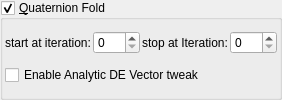
    <widget class="MyGroupBox" name="groupCheck_transf_function_enabled_false">
     <property name="title">
      <string>&amp;Quaternion Fold</string>
     </property>
     <property name="checkable">
      <bool>true</bool>
     </property>
     <layout class="QVBoxLayout" name="verticalLayout_10" stretch="0,0">
      <property name="spacing">
       <number>2</number>
      </property>
      <property name="leftMargin">
       <number>2</number>
      </property>
      <property name="topMargin">
       <number>2</number>
      </property>
      <property name="rightMargin">
       <number>2</number>
      </property>
      <property name="bottomMargin">
       <number>2</number>
      </property>
      <item>
       <layout class="QGridLayout" name="gridLayout_2">
        <property name="spacing">
         <number>2</number>
        </property>
        <item row="0" column="1">
         <widget class="MySpinBox" name="spinboxInt_transf_start_iterations_A">
          <property name="sizePolicy">
           <sizepolicy hsizetype="Minimum" vsizetype="Maximum">
            <horstretch>0</horstretch>
            <verstretch>0</verstretch>
           </sizepolicy>
          </property>
          <property name="minimum">
           <number>0</number>
          </property>
          <property name="maximum">
           <number>999</number>
          </property>
          <property name="value">
           <number>0</number>
          </property>
         </widget>
        </item>
        <item row="0" column="0">
         <widget class="QLabel" name="label_52">
          <property name="text">
           <string>start at iteration:</string>
          </property>
         </widget>
        </item>
        <item row="0" column="2">
         <widget class="QLabel" name="label_53">
          <property name="text">
           <string>stop at Iteration:</string>
          </property>
         </widget>
        </item>
        <item row="0" column="3">
         <widget class="MySpinBox" name="spinboxInt_transf_stop_iterations_A">
          <property name="sizePolicy">
           <sizepolicy hsizetype="Minimum" vsizetype="Maximum">
            <horstretch>0</horstretch>
            <verstretch>0</verstretch>
           </sizepolicy>
          </property>
          <property name="maximum">
           <number>999</number>
          </property>
         </widget>
        </item>
       </layout>
      </item>
      <item>
       <widget class="MyCheckBox" name="checkBox_transf_function_enabledT_false">
        <property name="text">
         <string>Enable Analytic DE Vector tweak</string>
        </property>
       </widget>
      </item>
     </layout>
    </widget>
